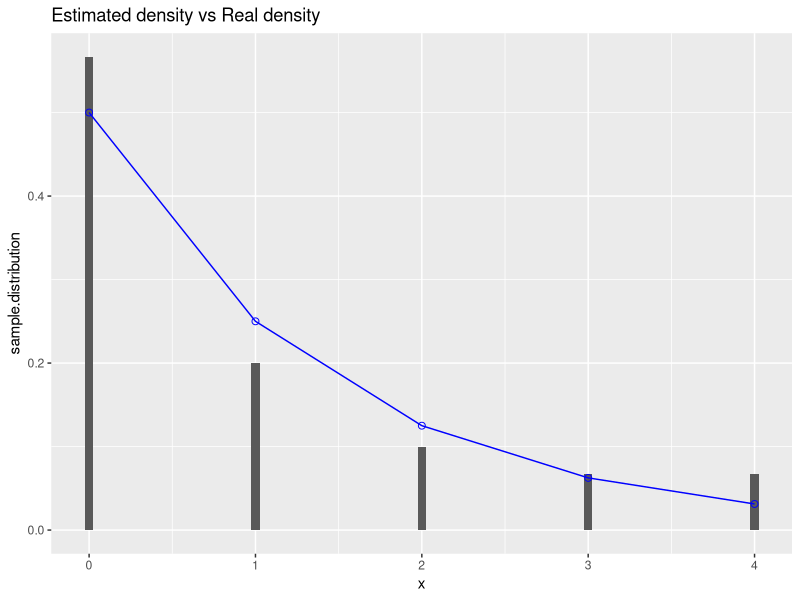
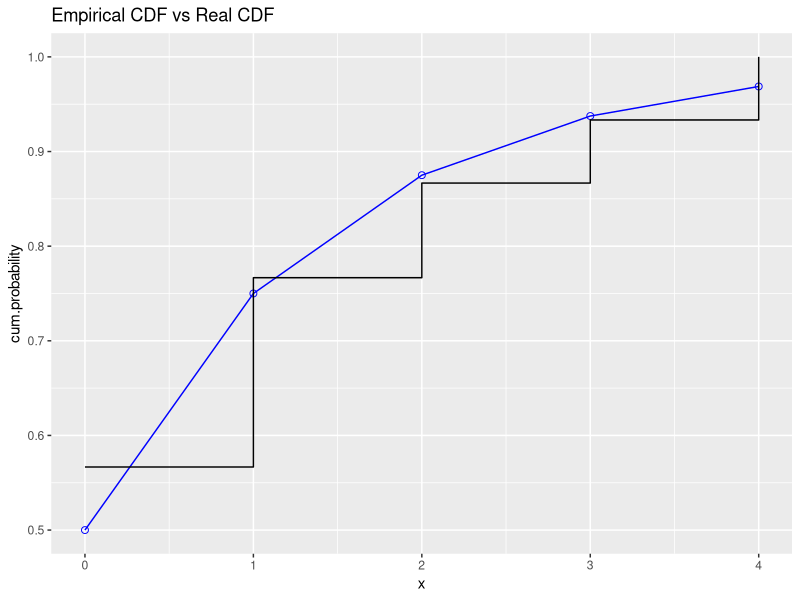
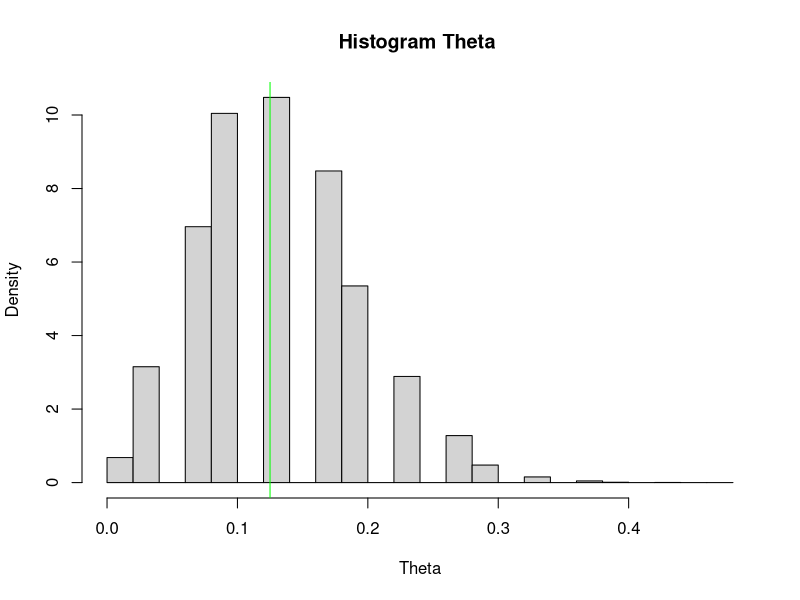

R code for these plots, in order: (Note: this script raises an error after producing the figures.)
## ---- chunk 1
library(dplyr)
library(ggplot2)

set.seed(112021)

sample = as.data.frame(read.csv("data/sample.csv"))
sample = sample %>% rename("ID" = X, "obs" = x) %>% arrange(obs)

## ---- chunk 2
T.param = function(obs){return ((1 - (1/(mean(obs)+1)) )^3)}
T.nonparam = function(obs){return (sum(obs>=3)/length(obs))}

n = 30 
p = 0.5
B = 5000
alpha = 0.05
## ---- chunk 3
theta = dgeom(2, p)  # (1-p)^3 == 0.125

sample.mu = mean(sample$obs)
sample.p = 1/(sample.mu+1)

# Be careful : I used the name theta for the estimator T(X)
sample.theta.param = T.param(sample$obs)
sample.theta.nonparam = T.nonparam(sample$obs)
## ---- chunk 4
sample.distribution = table(sample %>% summarize(obs))/n

x = seq(0, max(sample$obs), 1)
ggplot(mapping=aes(x)) +
  labs(title = "Estimated density vs Real density") +
  geom_col(aes(y=sample.distribution), width = 0.05)  + 
  geom_point(aes(y=dgeom(x,p)), colour="blue", shape=1, size=2) +
  geom_line(aes(y=dgeom(x, p)), colour="blue") + 
  scale_y_continuous()

## ---- chunk 5
ggplot(mapping=aes(x)) +
  labs(title="Empirical CDF vs Real CDF", y = "cum.probability") +
  geom_point(mapping = aes(y=pgeom(x,p)), colour="blue", shape=1, size=2) + 
  geom_line(mapping = aes(y=pgeom(x,p)), colour="blue") +
  stat_ecdf(geom="step", pad=F,mapping=aes(x=sample$obs))
## ---- chunk 6

(function(B=100000){
  
  geomTheta = rep(NA, B)
  bootTheta = rep(NA, B)
  for (i in 1:B){
    geomSample = rgeom(n, p)
    geomTheta[i] = T.param(geomSample)  
    
    bootSample = sample(sample$obs, n, T)
    bootTheta[i] = T.nonparam(bootSample)
  }
  
  geomDensity = density(geomTheta)
  hist(bootTheta, probability = T, xlab = "Theta", main = "Histogram Theta ")
  lines(dgeom(1:B, p), col = "blue", type="l")
  abline(v=theta, col="green")
})()
## ---- chunk 7
bootstrap.bias = (function(B=5000){
  bootTheta = rep(NA, B)
  for (i in 1:B){
    bootSample = sample(sample$obs, n, T)
    bootTheta[i] = T.nonparam(bootSample)
  }
  return (mean(bootTheta) - sample.theta.nonparam)
})()
## ---- chunk 8

bootstrap.var = (function(B=50000){
  
  bootSquaredTheta = rep(NA, B)
  bootTheta = rep(NA, B)
  for (i in 1:B){
    bootSample = sample(sample$obs, n, T)
    bootTheta[i] = T.nonparam(bootSample)
    bootSquaredTheta[i] = bootTheta[i]^2
  }
  
  bootSquaredTheta = mean(bootSquaredTheta)
  bootThetaSquared = mean(bootTheta)^2
  
  return (bootSquaredTheta - bootThetaSquared)
  
})()
bootstrap.var
## ---- chunk 9
Q1AN <- (2*n*mu_hat +2*n - qchisq(p=0.05, df=1))/(2*n*(mu_hat+1)^2)
Q2AN <- 1/2 * sqrt(  (4*n*mu_hat^2*qchisq(p=0.05,df=1)+4*n*mu_hat*qchisq(p=0.05,df=1)^2)/(n^2*(mu_hat+1)^4))
CI_param_AN <- c((1-(Q1AN+Q2AN))^3, (1-(Q1AN-Q2AN))^3)
CI_param_AN
## ---- chunk 10
CI.param.normal = (function(){
  
  Q1 = (2*n*sample.mu + 2*n - qchisq(alpha, 1)) / (2*n * (sample.mu + 1)^2)
  Q2 = 0.5 * sqrt((4*n * sample.mu^2 * qchisq(alpha, 1) + 4*n*sample.mu * qchisq(alpha, 1)^2) / (n^2*(sample.mu + 1)^4))
  
  low = (1-(Q1+Q2))^3
  upp = (1-(Q1-Q2))^3
  
  return (c(low, upp))
})()
## ---- chunk 11

boostrap.param = function(B=5000){
  
  bootTheta = rep(NA, B)
  for (i in 1:B){
    bootSample =  rgeom(n, prob = sample.p)
    bootTheta[i] = T.param(bootSample)
  }
  return (bootTheta)
}

CI.param = (function(){
  
  bootTheta = boostrap.param()
  quantiles = quantile(bootTheta, c(1-alpha/2, alpha/2))
  
  CI.basic = c(2*sample.theta.param - quantiles[1], 2*sample.theta.param - quantiles[2])
  CI.percent = c(quantiles[2], quantiles[1])
  
  return (data.frame("basic"=CI.basic, "percent"=CI.percent))
})()

CI.param.basic = CI.param$basic
CI.param.percent = CI.param$percent
rm(CI.param)
## ---- chunk 12
alpha = 0.05
B1 = 5000
StB_distri_of_T <- rep(NA,B1) # constitue la distribution de T(X) dont on va choper les quantiles
for (i in 1:B1) {
  set.seed(i)
  Xstar <- rgeom(n=30, prob = p_hat) # on genere ici car on est dans le cas parametrique
  mu_star <- mean(Xstar)
  Tstar <- ( 1-(mu_star+1)^(-1) )^3
  StB_distri_of_T[i] = (Tstar - mean(vec_T_star))/SE_Tstar }
# !!!!!!!! MAUVAIS  !!!!!!!!!!!!!! # !!!!!!!! MAUVAIS  !!!!!!!!!!!!!!
SE_Tstar <- sd(sample$obs)/sqrt(n) # !!!!!!!! MAUVAIS  !!!!!!!!!!!!!!
# !!!!!!!! MAUVAIS  !!!!!!!!!!!!!! # !!!!!!!! MAUVAIS  !!!!!!!!!!!!!!
CI_st_B <- c(T_p - quantile(StB_distri_of_T, 0.975)*SE_Tstar,T_p - quantile(StB_distri_of_T, 0.025)*SE_Tstar )
CI_st_B
## ---- chunk 13
alpha = 0.05
B1 = 5000
B2=50

It_StB_distri_of_T <- rep(NA,B1) # constitue la distribution de T(X) dont on va choper les quantiles

for (i in 1:B1) {
  set.seed(i)
  Xstar <- rgeom(n=30, prob = p_hat) # on genere ici car on est dans le cas parametrique
  mu_star <- mean(Xstar)
  Tstar <- ( 1-(mu_star+1)^(-1) )^3
  vec_T_star <- rep(NA,B2) # sert uniquement à trouver la standard error de la statistiques bootstrapée
  for (j in 1:B2) {
    Xstar_star <- sample(x=Xstar, size= length(Xstar), replace=T)
    mu_star_star <- mean(Xstar_star)
    vec_T_star[j] <-  ( 1-(mu_star_star+1)^(-1) )^3
  }
  SE_Tstar <- sd(vec_T_star)/sqrt(B2)
  It_StB_distri_of_T[i] = (Tstar - mean(vec_T_star))/SE_Tstar
}
It_SE_theta_hat <- sd(It_StB_distri_of_T)/sqrt(B1)
CI_It_st_B <- c(T_p - quantile(It_StB_distri_of_T, 0.975)*It_SE_theta_hat,T_p - 
               quantile(It_StB_distri_of_T, 0.025)*It_SE_theta_hat )
CI_It_st_B
## ---- chunk 14
CI.np.AN <- c(T.nonparam(sample$obs)-qnorm(0.975)*sqrt(bootstrap.var), # page 42 sylla
              T.nonparam(sample$obs)+qnorm(0.975)*sqrt(bootstrap.var) )
CI.np.AN
## ---- chunk 15

CI.np.basic = function(){
  T = rep(NA, B)
}

B=5000
CI.np.basic.T = rep(NA, B)
for (i in 1:B){
  set.seed(i)
  CI.np.basic.resample = sample(sample$obs, 30, T)
  CI.np.basic.T[i] = sum(CI.np.basic.resample>=3)/30 }

CI.np.basic.quantiles = quantile(CI.np.basic.T, c(alpha/2, 1-alpha/2))

CI.np.basic = c(2*sample.theta.nonparam - CI.np.basic.quantiles[2], 
                2*sample.theta.nonparam - CI.np.basic.quantiles[1])
CI.np.percentil <- CI.np.basic.quantiles

CI.np.basic
CI.np.percentil
